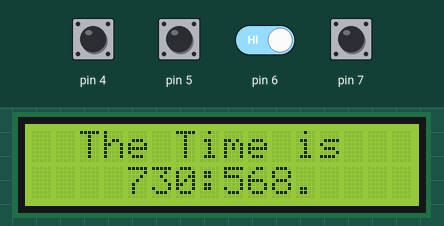
Recording of a sketch running on a simulated Arduino Uno, built with avr-gcc and run on an emulated ATmega328P. Shown: 16×2 character LCD. The test bench sets the inputs (shaded band); at power-on: pin 4–7 HIGH.

Above: at 1.2 s.
1.3 s: pin 4 pulled LOW for 0.15 s
At 3.07 s:
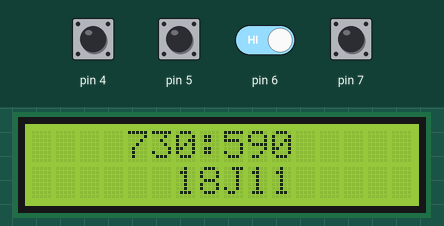
3.2 s: pin 4 pulled LOW for 1 s
At 3.35 s:
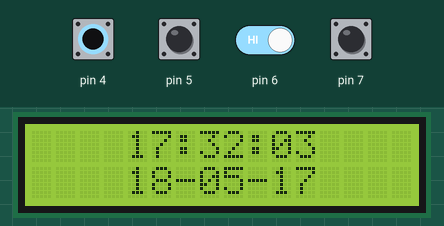
5.7 s: pin 4 pulled LOW for 0.15 s
At 6.8 s:
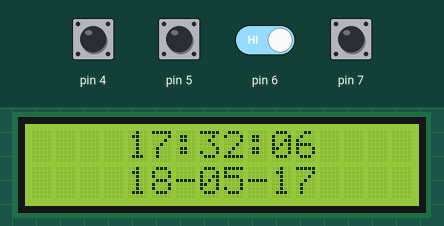
7.3 s: pin 4 driven LOW and pin 6 driven LOW
At 7.53 s:
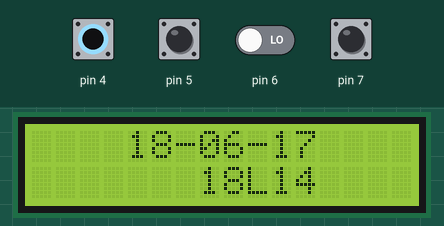
9.7 s: pin 5 pulled LOW for 1 s
At 9.85 s:
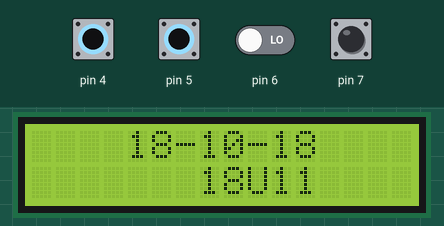
12.2 s: pin 4 driven HIGH
At 12.99 s:
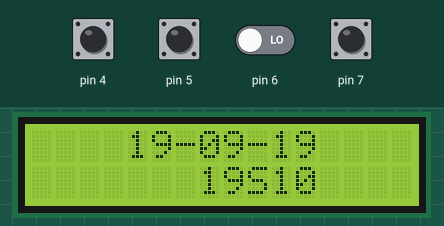

The sketch:

002-16x2-TimeAndDate.ino
```cpp
/*
 * This Arduino sketch displays four screens of different time and date formats on a 16 character by 2 line display.
 * The forth button changes mode.
 *
 * The first mode displays Desamber time and date.
 * The second mode displays 24-hour time and YY-MM-DD.
 * The third mode displays Desamber time and 24-hour time. In this mode buttons one, two and three change the time.
 * The forth mode displays the Desamber date and YY-MM-DD. In this mode buttons one, two and three change the date.
 * Desamber is a time format created by Devine Lu Linvega. More information about Desamber here: https://wiki.xxiivv.com/#clock
 */

#include "Ardusamber.h"
#include "MilitaryTime.h"
#include "Bun.h"
#include "TimeLib.h"
#include "LiquidCrystal_I2C.h"

enum Mode
{
  DESC,
  DESAMBER,
  GREGORIAN,
  TIME,
  DATE
};
Mode _mode = DESC;

Ardusamber _dTime;
MilitaryTime _mTime;
LiquidCrystal_I2C _lcd(0x20,16,2); // Set the LCD address to 0x20 for a 16 chars and 2 line display

Bun buttonOne(7);
Bun buttonTwo(6);
Bun buttonThree(5);
Bun buttonMode(4);

void setup()
{
  setTime(17,32, 00, 17, 5, 2018);

  _lcd.init();
  _lcd.backlight();
  _lcd.home();
  _lcd.clear();
}

void loop()
{
  _dTime.update();

  if(buttonMode.isPressed())
  {
    if (_mode == DESC)
    {
      _lcd.clear();
      _mode = DESAMBER;
    }
    else if (_mode == DESAMBER)
    {
      _lcd.clear();
      _mode = GREGORIAN;
    }
    else if (_mode == GREGORIAN)
    {
      _lcd.clear();
      _mode = TIME;
    }
    else if (_mode == TIME)
    {
      _lcd.clear();
      _mode = DATE;
    }
    else if (_mode == DATE)
    {
      _lcd.clear();
      _mode = DESC;
    }
  }

  if (_mode == DESC)
  {
    writeToScreen("The Time is", 2, 0);
    writeToScreen(_dTime.getFormattedTime() + ".", 4, 1);
    delay(86);
  }
  else if (_mode == DESAMBER)
  {
    writeToScreen(_dTime.getFormattedTime(), 4, 0);
    writeToScreen(_dTime.getFormattedDate(), 6, 1);
    delay(86);
  }
  else if (_mode == GREGORIAN)
  {
    writeToScreen(_mTime.getFormattedTime(), 4, 0);
    writeToScreen(_mTime.getFormattedDate(), 4, 1);
    delay(100);
  }
  else if (_mode == TIME)
  {
    if(buttonOne.isPressed())
    {
      adjustTime(3600);
    }
    if(buttonTwo.isPressed())
    {
      adjustTime(60);
    }
    if(buttonThree.isPressed())
    {
      adjustTime(1);
    }

    writeToScreen(_mTime.getFormattedTime(), 4, 0);
    writeToScreen(_dTime.getFormattedTime(), 5, 1);
    delay(86);
  }
  else if (_mode == DATE)
  {
    if(buttonOne.isPressed())
    {
      // Add year
      setTime(hour(),minute(),second(),day(),month(),year()+1);
    }
    if(buttonTwo.isPressed())
    {
      // Add month
      setTime(hour(),minute(),second(),day(),month()+1,year());
    }
    if(buttonThree.isPressed())
    {
      // Add day
      setTime(hour(),minute(),second(),day()+1,month(),year());
    }

    writeToScreen(_mTime.getFormattedDate(), 4, 0);
    writeToScreen(_dTime.getFormattedDate(), 7, 1);
    delay(86);
  }
}

void writeToScreen(String value, int posX, int posY)
{
  _lcd.setCursor(posX, posY);
  _lcd.print(value);
}
```

Measured:
- after the input at 1.3 s, the display: first changes after 0.10 s (image 1 shows a later state)
- after the input at 3.2 s, the display: changes after 0.10 s (image 2)
- after the input at 5.7 s, the display: first changes at once (image 3 shows a later state)
- what the display in image 3 shows lasts 1.0 s, from 6.1 s to 7.1 s
